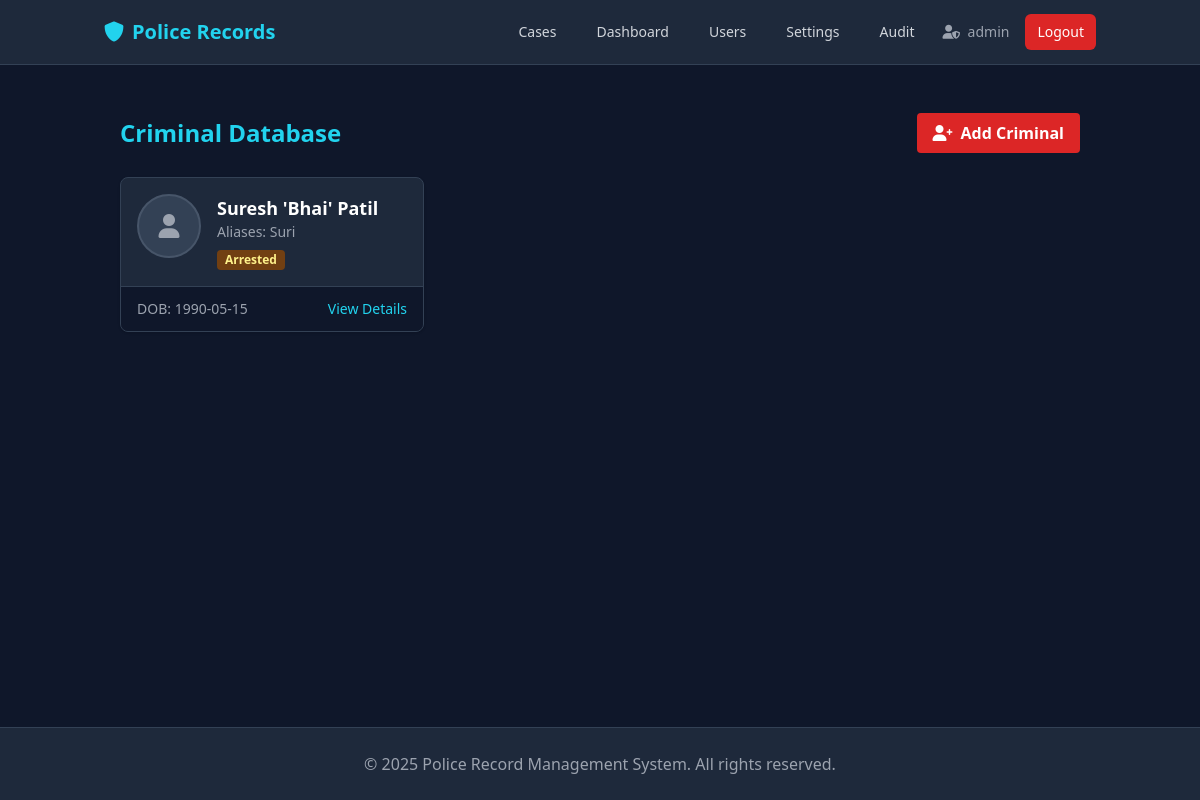
The app's page /criminals (signed in) with its own data.
### app/models.py (models this page shows, shortened)
class User(db.Model, UserMixin):
    id = db.Column(db.Integer, primary_key=True)
    station_id = db.Column(db.Integer, db.ForeignKey('station.id'), nullable=False)
    username = db.Column(db.String(80), unique=True, nullable=False)
    email = db.Column(db.String(120), unique=True, nullable=False)
    password_hash = db.Column(db.String(255), nullable=False)
    role = db.Column(db.String(50), nullable=False)
    full_name = db.Column(db.String(120), nullable=False)
    badge_number = db.Column(db.String(50))
    inspector_id = db.Column(db.Integer, db.ForeignKey('user.id'))
    is_active = db.Column(db.Boolean, default=True)
    created_at = db.Column(db.DateTime, default=datetime.utcnow)
    station = db.relationship('Station', backref='users')
    officers = db.relationship('User', backref=db.backref('inspector', remote_side=[id]), lazy=True)
    cases_reported = db.relationship('Case', foreign_keys='Case.created_by_id', backref='reporter', lazy=True)
    firs_filed = db.relationship('FIR', foreign_keys='FIR.filed_by_id', backref='filer', lazy=True)

class Criminal(db.Model):
    id = db.Column(db.Integer, primary_key=True)
    station_id = db.Column(db.Integer, db.ForeignKey('station.id'), nullable=False)
    name = db.Column(db.String(120), nullable=False)
    aliases = db.Column(db.String(200))
    dob = db.Column(db.Date)
    gender = db.Column(db.String(20))
    address = db.Column(db.Text)
    photo_path = db.Column(db.String(255))
    fingerprint_hash = db.Column(db.String(255))
    status = db.Column(db.String(50), default='Wanted') # Wanted, Arrested, In Custody
    created_at = db.Column(db.DateTime, default=datetime.utcnow)
    station = db.relationship('Station', backref='criminals')

### app/criminals/routes.py (the view)
@criminals.route('/criminals')
@login_required
def list_criminals():
    criminals_list = Criminal.query.all()
    return render_template('criminals.html', criminals=criminals_list)

### app/models.py (called while the page is built)
@login_manager.user_loader
def load_user(user_id):
    return User.query.get(int(user_id))

### app/templates/criminals.html
{% extends "base.html" %}
{% block content %}
<div class="container mx-auto px-4">
    <div class="flex justify-between items-center mb-6">
        <h2 class="text-2xl font-bold text-cyan-400">Criminal Database</h2>
        <a href="{{ url_for('criminals.add_criminal') }}"
            class="bg-red-600 hover:bg-red-700 text-white font-bold py-2 px-4 rounded">
            <i class="fas fa-user-plus mr-2"></i>Add Criminal
        </a>
    </div>
    <div class="grid grid-cols-1 md:grid-cols-2 lg:grid-cols-3 gap-6">
        {% for criminal in criminals %}
        <div class="bg-slate-800 rounded-lg shadow border border-slate-700 overflow-hidden">
            <div class="p-4 flex items-start space-x-4">
                <div class="flex-shrink-0">
                    {% if criminal.photo_path %}
                    <img class="h-16 w-16 rounded-full object-cover border-2 border-red-500"
                        src="{{ url_for('static', filename=criminal.photo_path) }}" alt="{{ criminal.name }}">
                    {% else %}
                    <div
                        class="h-16 w-16 rounded-full bg-slate-700 flex items-center justify-center border-2 border-slate-600">
                        <i class="fas fa-user text-2xl text-gray-400"></i>
                    </div>
                    {% endif %}
                </div>
                <div class="flex-grow">
                    <h3 class="text-lg font-bold text-white">{{ criminal.name }}</h3>
                    <p class="text-sm text-gray-400 mb-1">Aliases: {{ criminal.aliases or 'None' }}</p>
                    <span class="inline-block px-2 py-0.5 rounded text-xs font-semibold
                        {% if criminal.status == 'Wanted' %}bg-red-900 text-red-200
                        {% elif criminal.status == 'Arrested' %}bg-yellow-900 text-yellow-200
                        {% else %}bg-green-900 text-green-200{% endif %}">
                        {{ criminal.status }}
                    </span>
                </div>
            </div>
            <div class="bg-slate-900 px-4 py-3 border-t border-slate-700 flex justify-between text-sm">
                <span class="text-gray-400">DOB: {{ criminal.dob.strftime('%Y-%m-%d') if criminal.dob else 'Unknown'
                    }}</span>
                <a href="{{ url_for('criminals.view_criminal', id=criminal.id) }}"
                    class="text-cyan-400 hover:text-cyan-300">View Details</a>
            </div>
        </div>
        {% else %}
        <div class="col-span-full text-center py-12 text-gray-500">
            No criminal records found.
        </div>
        {% endfor %}
    </div>
</div>
{% endblock %}

### app/templates/base.html (shortened to what this page needs)
<!DOCTYPE html>
<html lang="en">
<head>
    <script src="https://cdn.tailwindcss.com"></script>
    <link href="https://cdnjs.cloudflare.com/ajax/libs/font-awesome/6.0.0/css/all.min.css" rel="stylesheet">
</head>
<body class="bg-slate-900 text-gray-100 min-h-screen flex flex-col">
    <nav class="bg-slate-800 border-b border-slate-700">
        <div class="container mx-auto px-4">
            <div class="flex justify-between items-center h-16">
                <a href="{{ url_for('main.index') }}" class="text-xl font-bold text-cyan-400">
                    <i class="fas fa-shield-alt mr-2"></i>Police Records
                </a>
                <div class="flex items-center space-x-4">
                    {% if current_user.is_authenticated %}
                    <a href="{{ url_for('cases.list_cases') }}"
                        class="text-gray-300 hover:text-white px-3 py-2 rounded-md text-sm font-medium {{ 'border-b-2 border-cyan-400 text-white' if 'cases' in request.endpoint }}">Cases</a>
                    {% if current_user.role == 'admin' %}
                    <a href="{{ url_for('dashboard.admin_dashboard') }}"
                        class="text-gray-300 hover:text-white px-3 py-2 rounded-md text-sm font-medium {{ 'border-b-2 border-cyan-400 text-white' if request.endpoint == 'dashboard.admin_dashboard' }}">Dashboard</a>
                    <a href="{{ url_for('admin.users') }}"
                        class="text-gray-300 hover:text-white px-3 py-2 rounded-md text-sm font-medium {{ 'border-b-2 border-cyan-400 text-white' if request.endpoint == 'admin.users' }}">Users</a>
                    <a href="{{ url_for('admin.settings') }}"
                        class="text-gray-300 hover:text-white px-3 py-2 rounded-md text-sm font-medium {{ 'border-b-2 border-cyan-400 text-white' if request.endpoint == 'admin.settings' }}">Settings</a>
                    <a href="{{ url_for('admin.audit_logs') }}"
                        class="text-gray-300 hover:text-white px-3 py-2 rounded-md text-sm font-medium {{ 'border-b-2 border-cyan-400 text-white' if request.endpoint == 'admin.audit_logs' }}">Audit</a>
                    {% endif %}
                    <span class="text-gray-400 text-sm ml-4 mr-2">
                        <i class="fas fa-user-shield mr-1"></i> {{ current_user.username }}
                    </span>
                    <a href="{{ url_for('auth.logout') }}"
                        class="bg-red-600 hover:bg-red-700 text-white px-3 py-2 rounded-md text-sm font-medium ml-2">Logout</a>
                    {% else %}
                    <a href="{{ url_for('auth.login') }}" class="text-gray-300 hover:text-white">Login</a>
                    <a href="{{ url_for('auth.register') }}"
                        class="bg-cyan-600 hover:bg-cyan-700 text-white px-4 py-2 rounded">Register</a>
                    {% endif %}
                </div>
            </div>
        </div>
    </nav>
    <main class="flex-grow container mx-auto px-4 py-8">
        {% block content %}{% endblock %}
    </main>
    <footer class="bg-slate-800 border-t border-slate-700 py-6 mt-auto">
        <div class="container mx-auto px-4 text-center text-gray-400">
            <p>&copy; {{ now.year if now else 2025 }} Police Record Management System. All rights reserved.</p>
        </div>
    </footer>
</body>
</html>

### records on screen
User: username "admin"
Criminal: name "Suresh 'Bhai' Patil", aliases "Suri", status "Arrested", dob "1990-05-15"

### other values on screen
{{ now.year if now else 2025 }} "2025"
